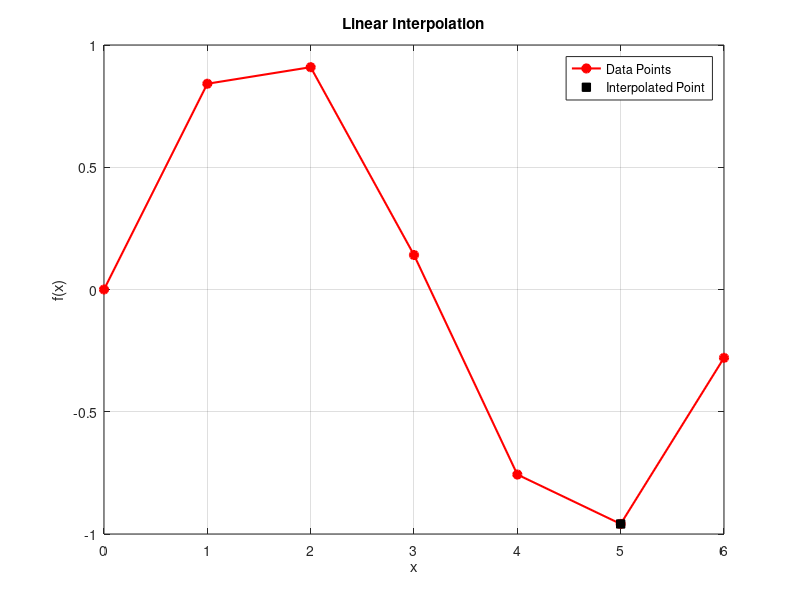

This chart was generated by the following MATLAB code:
clc, clear, close all;
format long;

x = 0:6;
y = [0, 0.8415, 0.9093, 0.1411, -0.7568, -0.9589, -0.2794];

xp = input('Enter the x value for interpolation: ');

if xp < min(x) || xp > max(x)
    error('The given point is outside the data-range');
end

for i = 1:length(x)-1
    if xp >= x(i) && xp <= x(i+1)
        yp = y(i) + (y(i+1) - y(i)) * (xp - x(i)) / (x(i+1) - x(i));
        break;
    end
end

fprintf('Interpolated value at x = %.4f is y = %.4f\n', xp, yp);

% Plotting
figure;
plot(x, y, '-or', 'MarkerFaceColor', 'r','LineWidth', 1.5);
hold on;
plot(xp, yp, 'ks', 'MarkerFaceColor', 'k');
xlabel('x');
ylabel('f(x)');
title('Linear Interpolation');
legend('Data Points', 'Interpolated Point');
grid on;